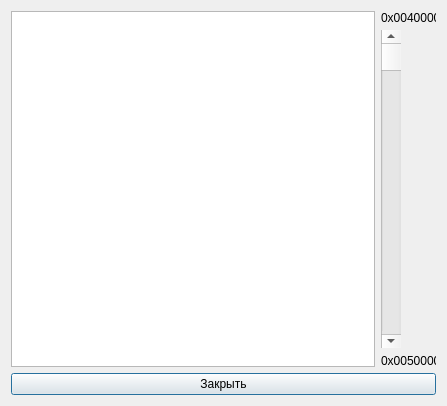
<?xml version="1.0" encoding="UTF-8"?>
<ui version="4.0">
 <class>checkmemorydialog</class>
 <widget class="QDialog" name="checkmemorydialog">
  <property name="geometry">
   <rect>
    <x>0</x>
    <y>0</y>
    <width>444</width>
    <height>399</height>
   </rect>
  </property>
  <property name="windowTitle">
   <string>Посмотреть область памяти</string>
  </property>
  <layout class="QVBoxLayout" name="verticalLayout_3">
   <item>
    <layout class="QVBoxLayout" name="verticalLayout_2">
     <item>
      <layout class="QHBoxLayout" name="horizontalLayout">
       <item>
        <widget class="QPlainTextEdit" name="memoryText">
         <property name="minimumSize">
          <size>
           <width>364</width>
           <height>356</height>
          </size>
         </property>
         <property name="maximumSize">
          <size>
           <width>364</width>
           <height>356</height>
          </size>
         </property>
         <property name="font">
          <font>
           <family>Courier New</family>
           <pointsize>10</pointsize>
          </font>
         </property>
         <property name="readOnly">
          <bool>true</bool>
         </property>
        </widget>
       </item>
       <item>
        <layout class="QVBoxLayout" name="verticalLayout">
         <item>
          <widget class="QLabel" name="lowerMemoryLabel">
           <property name="maximumSize">
            <size>
             <width>55</width>
             <height>13</height>
            </size>
           </property>
           <property name="text">
            <string>0x00400000</string>
           </property>
          </widget>
         </item>
         <item>
          <widget class="QScrollBar" name="verticalScrollBar">
           <property name="sizePolicy">
            <sizepolicy hsizetype="Fixed" vsizetype="Expanding">
             <horstretch>0</horstretch>
             <verstretch>0</verstretch>
            </sizepolicy>
           </property>
           <property name="minimumSize">
            <size>
             <width>20</width>
             <height>0</height>
            </size>
           </property>
           <property name="maximum">
            <number>2750</number>
           </property>
           <property name="orientation">
            <enum>Qt::Vertical</enum>
           </property>
          </widget>
         </item>
         <item>
          <widget class="QLabel" name="upperMemoryLabel">
           <property name="maximumSize">
            <size>
             <width>55</width>
             <height>13</height>
            </size>
           </property>
           <property name="text">
            <string>0x00500000</string>
           </property>
          </widget>
         </item>
        </layout>
       </item>
      </layout>
     </item>
    </layout>
   </item>
   <item>
    <widget class="QPushButton" name="closeButton">
     <property name="text">
      <string>Закрыть</string>
     </property>
    </widget>
   </item>
  </layout>
 </widget>
 <resources/>
 <connections>
  <connection>
   <sender>closeButton</sender>
   <signal>clicked()</signal>
   <receiver>checkmemorydialog</receiver>
   <slot>close()</slot>
   <hints>
    <hint type="sourcelabel">
     <x>379</x>
     <y>289</y>
    </hint>
    <hint type="destinationlabel">
     <x>232</x>
     <y>154</y>
    </hint>
   </hints>
  </connection>
 </connections>
</ui>
